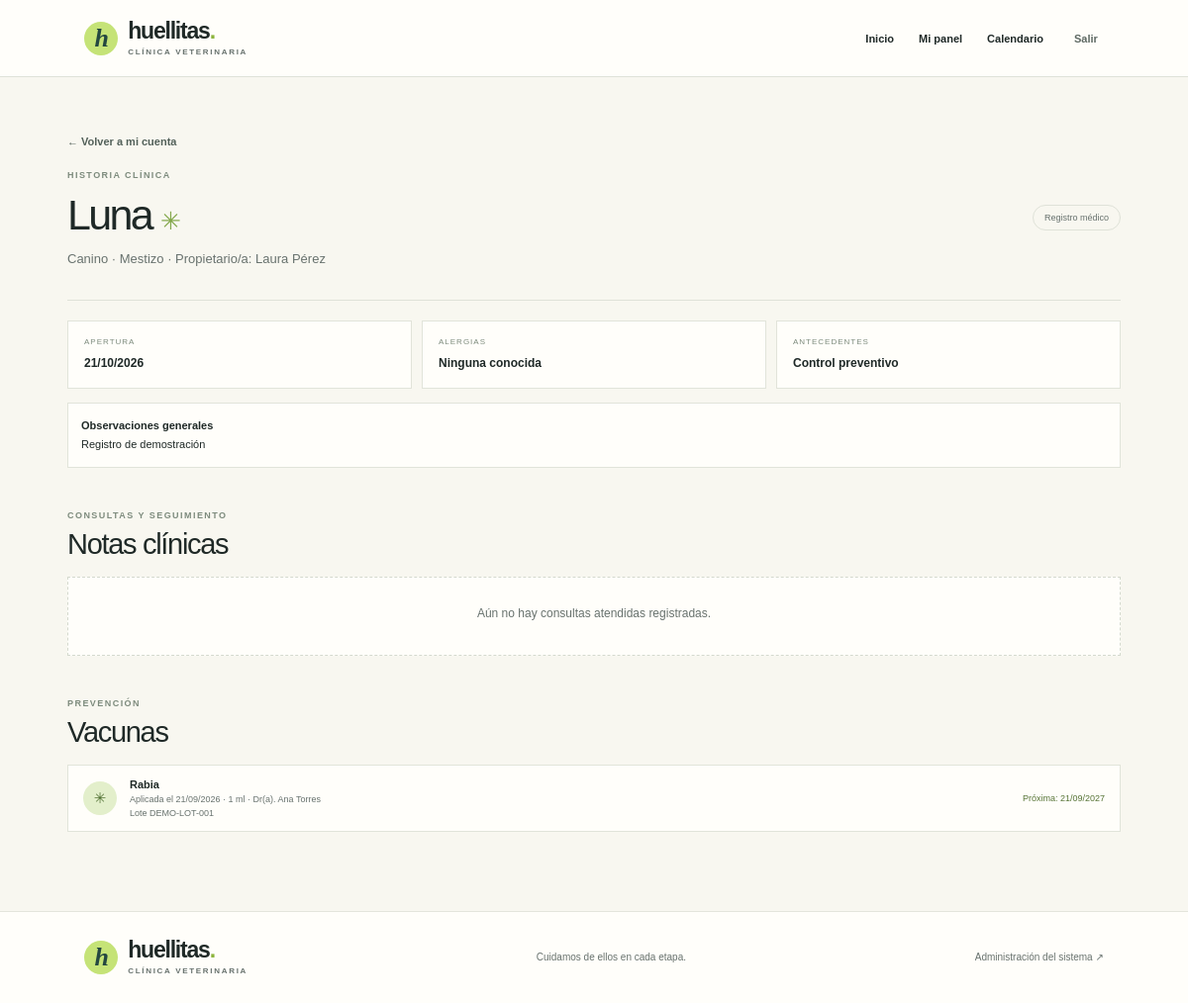
The app's page /mi-cuenta/mascotas/1/historia/ (signed in) with its own data.
### mascotas/models.py (models this page shows, shortened)
class Mascota(models.Model):
    mascota_id = models.BigAutoField(primary_key=True)
    propietario = models.ForeignKey('propietarios_core.Propietario', on_delete=models.PROTECT, related_name='mascotas')
    nombre = models.CharField(max_length=80)
    especie = models.CharField(max_length=40)
    raza = models.CharField(max_length=60, blank=True)
    sexo = models.CharField(max_length=10, choices=[('M', 'Macho'), ('H', 'Hembra')])
    fecha_nacimiento = models.DateField(null=True, blank=True)
    peso_kg = models.DecimalField(max_digits=6, decimal_places=2, null=True, blank=True)
    activo = models.BooleanField(default=True)
    class Meta:
        ordering = ['nombre']
        verbose_name = 'mascota'
        verbose_name_plural = 'mascotas'

### propietarios_core/models.py (models this page shows, shortened)
class Propietario(models.Model):
    propietario_id = models.BigAutoField(primary_key=True)
    usuario = models.OneToOneField('auth.User', on_delete=models.SET_NULL, null=True, blank=True, related_name='perfil_propietario')
    nombres = models.CharField(max_length=80)
    apellidos = models.CharField(max_length=80)
    documento = models.CharField(max_length=20, unique=True)
    telefono = models.CharField(max_length=20)
    correo = models.EmailField(blank=True)
    direccion = models.CharField(max_length=160)
    class Meta:
        ordering = ['apellidos', 'nombres']
        verbose_name = 'propietario'
        verbose_name_plural = 'propietarios'

### historias_clinicas/models.py (models this page shows, shortened)
class HistoriaClinica(models.Model):
    historia_id = models.BigAutoField(primary_key=True)
    mascota = models.OneToOneField('mascotas.Mascota', on_delete=models.CASCADE, related_name='historia_clinica')
    fecha_apertura = models.DateField()
    alergias = models.TextField(blank=True)
    antecedentes = models.TextField(blank=True)
    observaciones = models.TextField(blank=True)
    class Meta:
        verbose_name = 'historia clínica'
        verbose_name_plural = 'historias clínicas'

### aplicaciones_vacuna/models.py (models this page shows, shortened)
class AplicacionVacuna(models.Model):
    aplicacion_id = models.BigAutoField(primary_key=True)
    mascota = models.ForeignKey('mascotas.Mascota', on_delete=models.CASCADE, related_name='aplicaciones_vacuna')
    vacuna = models.ForeignKey('vacunas.Vacuna', on_delete=models.PROTECT, related_name='aplicaciones')
    veterinario = models.ForeignKey('veterinarios.Veterinario', on_delete=models.PROTECT, related_name='vacunaciones')
    fecha = models.DateField()
    dosis = models.CharField(max_length=40)
    lote = models.CharField(max_length=60, blank=True)
    proxima_fecha = models.DateField(null=True, blank=True)
    observaciones = models.TextField(blank=True)
    class Meta:
        ordering = ['-fecha']
        constraints = [models.UniqueConstraint(fields=['mascota', 'vacuna', 'fecha'], name='unique_vaccine_per_pet_date')]
        verbose_name = 'aplicación de vacuna'
        verbose_name_plural = 'aplicaciones de vacunas'

### vacunas/models.py (models this page shows, shortened)
class Vacuna(models.Model):
    vacuna_id = models.BigAutoField(primary_key=True)
    nombre = models.CharField(max_length=100, unique=True)
    especie_objetivo = models.CharField(max_length=40)
    fabricante = models.CharField(max_length=100, blank=True)
    intervalo_meses = models.PositiveSmallIntegerField(default=12)
    descripcion = models.TextField(blank=True)
    activa = models.BooleanField(default=True)
    class Meta:
        ordering = ['nombre']
        verbose_name = 'vacuna'
        verbose_name_plural = 'vacunas'

### veterinarios/models.py (models this page shows)
class Veterinario(models.Model):
    veterinario_id = models.BigAutoField(primary_key=True)
    nombres = models.CharField(max_length=80)
    apellidos = models.CharField(max_length=80)
    documento = models.CharField(max_length=20, unique=True)
    tarjeta_profesional = models.CharField(max_length=40, unique=True)
    telefono = models.CharField(max_length=20)
    correo = models.EmailField(unique=True)
    especialidad = models.CharField(max_length=80)
    activo = models.BooleanField(default=True)
    class Meta:
        ordering = ['apellidos', 'nombres']
        verbose_name = 'veterinario'
        verbose_name_plural = 'veterinarios'
    def __str__(self):
        return f'Dr(a). {self.nombres} {self.apellidos}'

### config/views.py (the view)
# urls.py: path('mi-cuenta/mascotas/<int:mascota_id>/historia/', views.historia_mascota, name='historia_mascota'),
@login_required
def historia_mascota(request, mascota_id):
    mascota=get_object_or_404(Mascota.objects.select_related('propietario'),mascota_id=mascota_id)
    if es_personal(request.user):
        requiere_personal(request.user)
    elif mascota.propietario.usuario_id != request.user.id:
        raise PermissionDenied
    try:
        historia=mascota.historia_clinica
    except HistoriaClinica.DoesNotExist:
        historia=None
    consultas=Cita.objects.filter(mascota=mascota,estado=Cita.Estado.ATENDIDA).select_related('veterinario').order_by('-fecha_hora')
    vacunas=AplicacionVacuna.objects.filter(mascota=mascota).select_related('vacuna','veterinario').order_by('-fecha')
    return render(request,'portal/historia.html',{'mascota':mascota,'historia':historia,'consultas':consultas,'vacunas':vacunas})

### config/views.py (called while the page is built)
def es_personal(user):
    return user.is_authenticated and (user.is_staff or user.is_superuser or user.groups.filter(name__in=['Recepcionista','Veterinario']).exists())

def requiere_personal(user):
    if not es_personal(user):
        raise PermissionDenied

### templates/portal/historia.html (shortened to what this page needs)
{% extends 'portal/base.html' %}
{% block content %}
<section class="dashboard-page"><a class="back-link" href="{% url 'mi_cuenta' %}">← Volver a mi cuenta</a><div class="dashboard-welcome history-welcome"><div><span class="portal-eyebrow">HISTORIA CLÍNICA</span><h1>{{ mascota.nombre }} <span>✳</span></h1><p>{{ mascota.especie }}{% if mascota.raza %} · {{ mascota.raza }}{% endif %} · Propietario/a: {{ mascota.propietario.nombres }} {{ mascota.propietario.apellidos }}</p></div><span class="history-badge">Registro médico</span></div>
  <div class="history-summary">{% if historia %}<div><small>APERTURA</small><b>{{ historia.fecha_apertura|date:'d/m/Y' }}</b></div><div><small>ALERGIAS</small><b>{{ historia.alergias|default:'No registradas' }}</b></div><div><small>ANTECEDENTES</small><b>{{ historia.antecedentes|default:'No registrados' }}</b></div>{% endif %}</div>{% if historia and historia.observaciones %}<div class="clinical-note history-general"><b>Observaciones generales</b><br>{{ historia.observaciones|linebreaksbr }}</div>{% endif %}
  <section class="portal-section"><div class="portal-section-title"><div><span class="portal-eyebrow">CONSULTAS Y SEGUIMIENTO</span><h2>Notas clínicas</h2></div></div>{% if consultas %}<div class="timeline">{% for cita in consultas %}<article class="timeline-item"><span class="timeline-dot"></span><div class="timeline-date">{{ cita.fecha_hora|date:'d/m/Y · H:i' }}</div><h3>{{ cita.motivo }}</h3><p class="muted">Atendió: {{ cita.veterinario }}</p>{% if cita.notas %}<div class="clinical-note">{{ cita.notas|linebreaksbr }}</div>{% else %}<p class="muted">Sin nota clínica registrada.</p>{% endif %}</article>{% endfor %}</div>{% else %}<div class="empty-state"><p>Aún no hay consultas atendidas registradas.</p></div>{% endif %}</section>
  <section class="portal-section"><div class="portal-section-title"><div><span class="portal-eyebrow">PREVENCIÓN</span><h2>Vacunas</h2></div></div>{% if vacunas %}<div class="vaccine-list">{% for aplicacion in vacunas %}<article><span class="vaccine-icon">✳</span><div><b>{{ aplicacion.vacuna.nombre }}</b><small>Aplicada el {{ aplicacion.fecha|date:'d/m/Y' }} · {{ aplicacion.dosis }} · {{ aplicacion.veterinario }}</small>{% if aplicacion.lote %}<small>Lote {{ aplicacion.lote }}</small>{% endif %}</div>{% if aplicacion.proxima_fecha %}<span class="next-vaccine">Próxima: {{ aplicacion.proxima_fecha|date:'d/m/Y' }}</span>{% endif %}</article>{% endfor %}</div>{% else %}<div class="empty-state"><p>No hay vacunas aplicadas registradas.</p></div>{% endif %}</section>
</section>
{% endblock %}

### static/site.css (style rules this page uses)
:root { --ink:#1f2927;--muted:#68726e;--green:#c5e377;--green-dark:#a6ca54;--cream:#f8f7f0;--paper:#fffefa;--line:#dfe2d8;--teal:#244840;--lilac:#e8e1f4;--yellow:#f7e7a9;--blue:#dcecf0;--heading:'Manrope',sans-serif;--body:'DM Sans',sans-serif }
* { box-sizing:border-box }
html { scroll-behavior:smooth }
body { margin:0;background:var(--paper);color:var(--ink);font-family:var(--body);font-size:15px;-webkit-font-smoothing:antialiased }
a { color:inherit;text-decoration:none }

### static/portal.css (style rules this page uses)
.portal-body { background:#f8f7f0;min-height:100vh }
.portal-eyebrow { font-size:9px;font-weight:700;letter-spacing:1.45px;color:#7d8b7d }
.portal-main h1,.portal-main h2,.portal-main h3 { font-family:'Manrope','Trebuchet MS',Arial,sans-serif }
.portal-main h1 { font-size:clamp(38px,5vw,56px);font-weight:500;letter-spacing:-2.7px;line-height:1.12 }
.portal-main h2 { font-size:29px;font-weight:500;letter-spacing:-1.3px;margin:8px 0 0 }
.muted,.page-heading>p,.dashboard-welcome>div>p { color:#68726e;line-height:1.7;font-size:13px }
.back-link { font-size:11px;color:#53615a;font-weight:600 }
.dashboard-page { max-width:1120px;margin:0 auto;padding:55px 28px 80px }
.dashboard-welcome { display:flex;align-items:center;justify-content:space-between;gap:20px;padding-bottom:30px;border-bottom:1px solid #dfe2d8 }
.dashboard-welcome h1 { margin:10px 0;font-size:43px }
.dashboard-welcome h1 span { font-size:25px;color:#84a84c }
.dashboard-welcome>div>p { margin:0 }
.portal-section { margin-top:37px }
.portal-section-title { display:flex;align-items:end;justify-content:space-between;margin-bottom:16px }
.portal-section-title h2 { margin-top:7px }
.count-pill,.history-badge { border:1px solid #dfe2d8;border-radius:20px;padding:7px 11px;font-size:9px;color:#68726e }
.appointment-list,.vaccine-list { background:#fffefa;border:1px solid #e1e4da }
.appointment-row:last-child,.vaccine-list article:last-child { border-bottom:0 }
.vaccine-list article { display:flex;align-items:center;gap:13px;padding:13px 15px;border-bottom:1px solid #ecece5 }
.vaccine-icon { height:34px;width:34px;border-radius:50%;background:#e3efcb;display:grid;place-items:center;color:#547436 }
.vaccine-list article>div { flex:1 }
.vaccine-list b,.vaccine-list small { display:block }
.vaccine-list b { font-size:11px }
.vaccine-list small { font-size:9px;color:#68726e;margin-top:4px }
.next-vaccine { font-size:9px;color:#577436 }
.empty-state { background:#fffefa;border:1px dashed #d4d9ce;padding:25px;text-align:center;color:#68726e;font-size:12px }
.empty-state p { margin:4px 0 10px }
.history-welcome { margin:16px 0 0 }
.history-summary { display:grid;grid-template-columns:repeat(3,1fr);gap:10px;margin-top:20px }
.history-summary>div { padding:16px;background:#fffefa;border:1px solid #e1e4da }
.history-summary small,.history-summary b { display:block }
.history-summary small { font-size:8px;letter-spacing:1px;color:#7d8b7d }
.history-summary b { font-size:12px;margin-top:8px;line-height:1.5 }
.clinical-note { font-size:11px;background:#fffefa;border:1px solid #e1e4da;padding:13px;line-height:1.7 }

### static/portal-extra.css (style rules this page uses)
.history-general { margin-top:14px }

### records on screen
Mascota: nombre "Luna", especie "Canino", raza "Mestizo", propietario.nombres "Laura", propietario.apellidos "Pérez"
HistoriaClinica: fecha_apertura "21/10/2026", alergias "Ninguna conocida", antecedentes "Control preventivo", observaciones "Registro de demostración"
AplicacionVacuna: vacuna.nombre "Rabia", fecha "21/09/2026", dosis "1 ml", veterinario "Dr(a). Ana Torres", lote "DEMO-LOT-001", proxima_fecha "21/09/2027"
